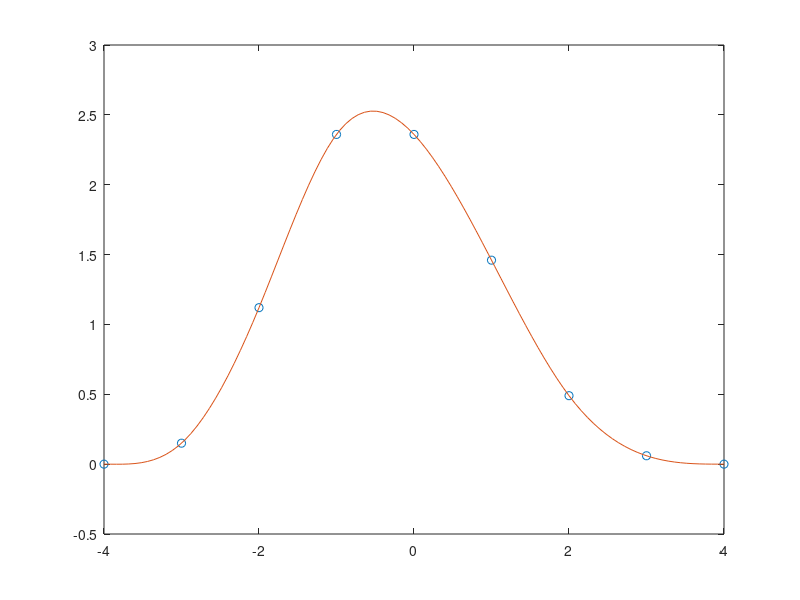

The MATLAB script that drew this image:
x = -4:4; y = [0 .15 1.12 2.36 2.36 1.46 .49 .06 0];
cs = spline(x,[0 y 0]);
xx = linspace(-4,4,101);
plot(x,y,'o',xx,ppval(cs,xx),'-');